Frame 1 (no input): blank canvas, image omitted
Frame 60 (the mouse pressed at the canvas centre just before this capture): blank canvas, image omitted
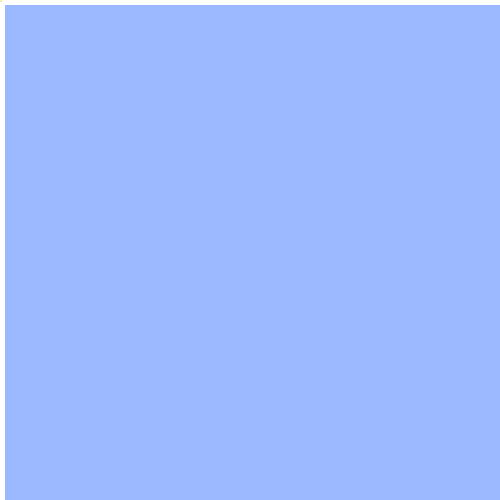
Frame 120 (the mouse held since frame 60 and released just before this capture)

The Processing sketch whose frames 1 and 60 were blank and that drew this single picture after the mouse press (run headless with seeded random() and noise(); from frame 60 on, the mouse is pressed at the canvas centre):

// Processing sketch: processing_134407
// ── processing_134407.pde

int counter;

void setup() {  //setup function called initially, only once
  size(500, 500);
  background(255);  // background white
  colorMode(HSB);   //set colors to Hue, Saturation, Brightness mode
  counter = 0;
}

void draw() {  //draw function loops 
  counter++;
  noStroke();
  fill(random(243),100,400,230);
  
  if(mousePressed == false) { //add some interaction
    rect(mouseX, mouseY, 2, 2);
      }
  else {
    rect( width/100, height/100, 1000,1000);
    
  
  }
}
